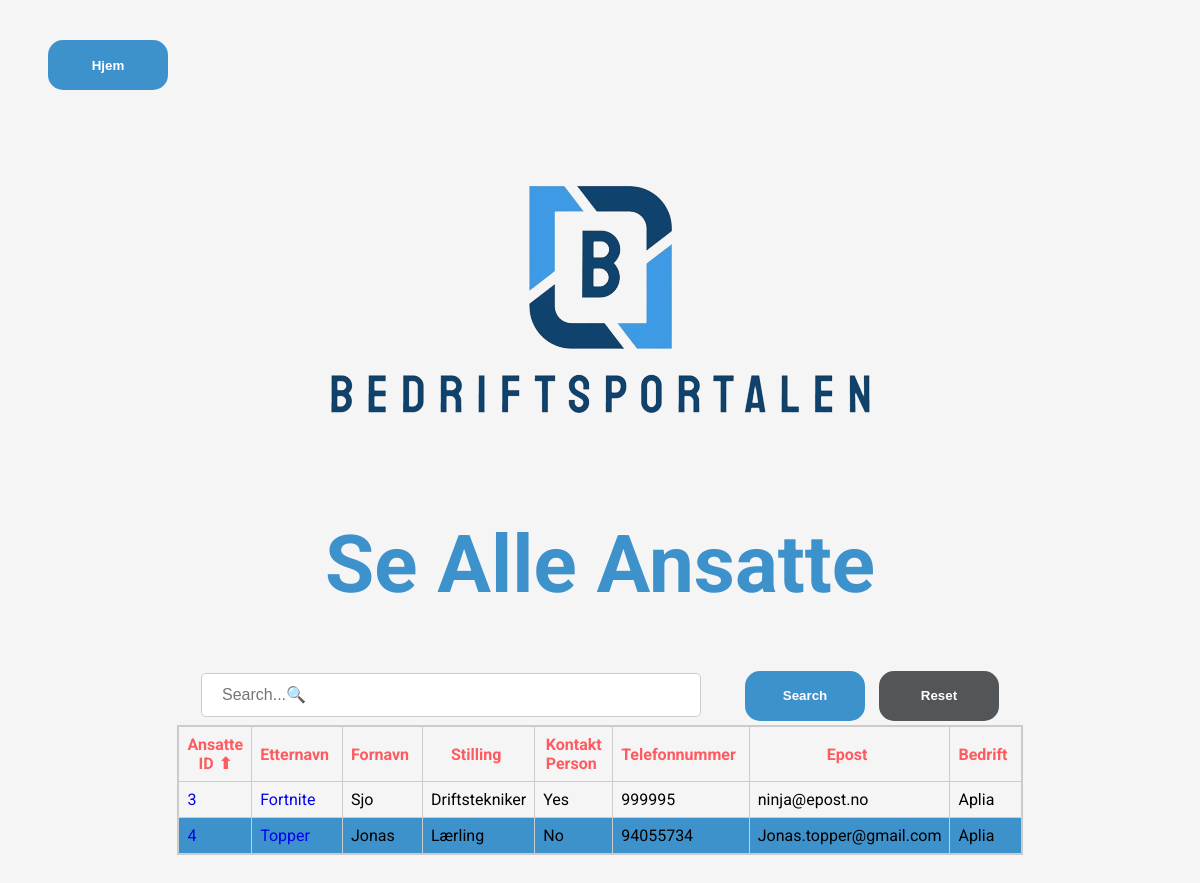
Before: /CRUD/alle_ansatte.php with the older database file.
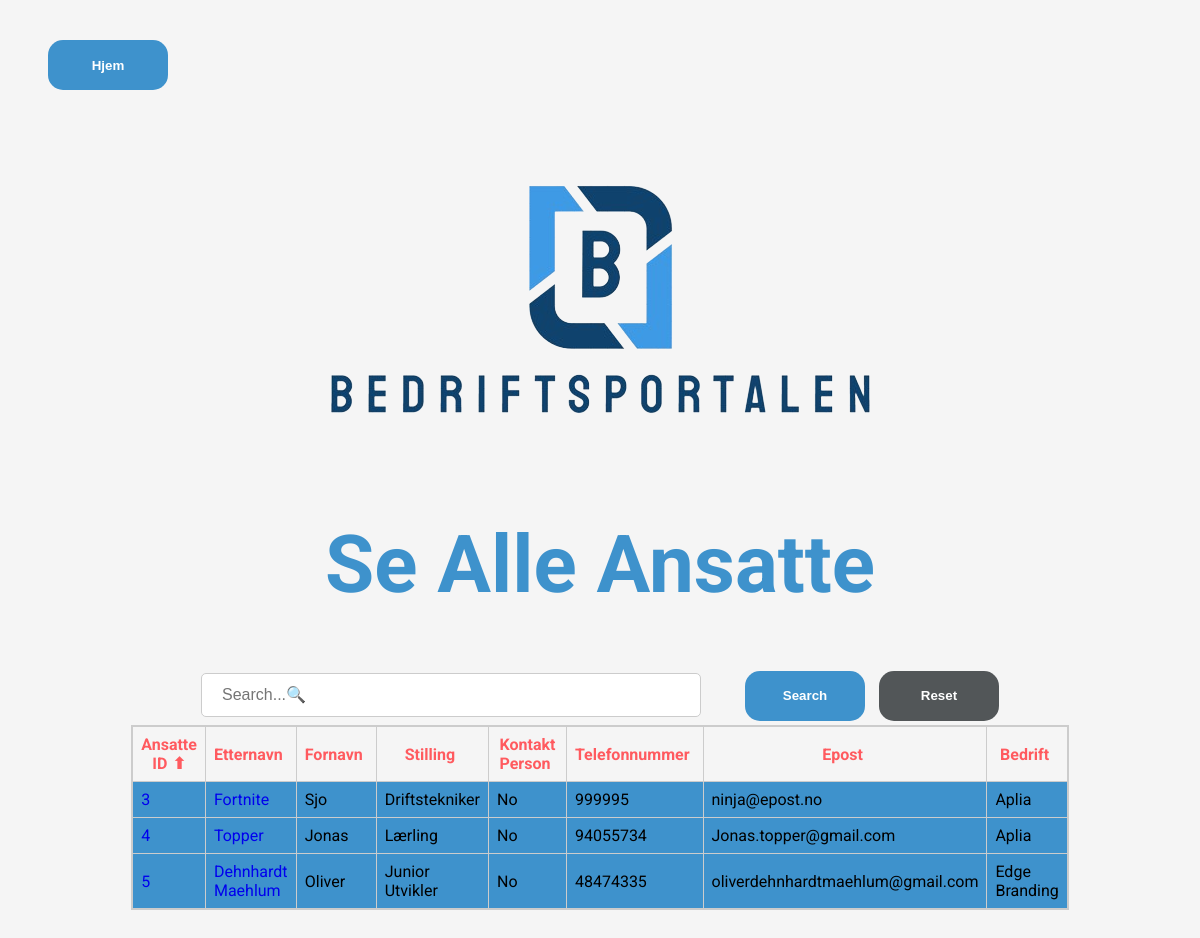
After: the same page with the newer database file.
### tables this page shows
CREATE TABLE `ansatte_tb` (
  `ansatte_id` bigint(20) UNSIGNED NOT NULL,
  `ansatte_etternavn` varchar(30) NOT NULL,
  `ansatte_fornavn` varchar(30) NOT NULL,
  `ansatte_stilling` varchar(40) NOT NULL,
  `ansatte_kontakt_person` tinyint(1) NOT NULL,
  `ansatte_tlf_nr` varchar(15) NOT NULL,
  `ansatte_epost` varchar(250) NOT NULL,
  `ansatte_bedrifts_id` bigint(20) UNSIGNED NOT NULL
);

CREATE TABLE `bedrifter_tb` (
  `bedrift_id` bigint(20) UNSIGNED NOT NULL,
  `bedrift_navn` varchar(45) NOT NULL,
  `bedrift_adresse` varchar(45) NOT NULL,
  `bedrift_org_form` varchar(45) NOT NULL,
  `bedrift_reg_dato` date DEFAULT NULL,
  `bedrift_org_nr` varchar(45) NOT NULL,
  `bedrift_beskrivelse` varchar(250) DEFAULT NULL,
  `bedrift_post_nr` varchar(4) NOT NULL,
  `bedrift_post_sted` varchar(45) NOT NULL,
  `bedrift_logo_filepath` varchar(100) DEFAULT NULL,
  `bedrift_er_kunde` tinyint(1) NOT NULL
);

### CRUD/alle_ansatte.php (the view, shortened to what this page needs)
<?php
include 'connect.php';
$sql = "SELECT a.*, b.bedrift_navn
        FROM ansatte_tb a
        LEFT JOIN bedrifter_tb b ON a.ansatte_bedrifts_id = b.bedrift_id";
$sort = isset($_GET['sort']) ? $_GET['sort'] : 'ansatte_id';
$order = isset($_GET['order']) && $_GET['order'] == 'desc' ? 'DESC' : 'ASC';
$sql .= " ORDER BY $sort $order";
$result = mysqli_query($conn, $sql);
?>
<!DOCTYPE html>
<html lang="en">
<head>
    <link rel="stylesheet" href="../stylesheets/stylesheet.css">
</head>
<body>
    <a href="../"><button type="button" class="btn">Hjem </button></a>
    <div class="logo-alle_ansatte-con">
        <img class="logo-alle_ansatte" src="../images/logo_no_slogan.png">
    </div>
    <h1>Se Alle Ansatte</h1>
    <div class="ansatte-search-box">
        <form action="alle_ansatte.php" method="GET">
            <input type="text" id="search" name="search" placeholder="Search...🔍">
            <button type="submit" class="btn">Search</button>
            <a href="alle_ansatte.php"><button class="reset-btn">Reset</button></a>
        </form>
    </div>
    <table class="all-view-table">
        <thead>
            <tr class="alle-ansatte">
                <th><a href="?sort=ansatte_id&order=<?php echo $order == 'ASC' ? 'desc' : 'asc'; ?>">Ansatte ID<span class="sort-arrow <?php echo $order == 'ASC' && $sort == 'ansatte_id' ? 'asc' : ($order == 'DESC' && $sort == 'ansatte_id' ? 'desc' : ''); ?>"></span></a></th>
                <th><a href="?sort=ansatte_etternavn&order=<?php echo $order == 'ASC' ? 'desc' : 'asc'; ?>">Etternavn</a></th>
                <th><a href="?sort=ansatte_fornavn&order=<?php echo $order == 'ASC' ? 'desc' : 'asc'; ?>">Fornavn</a></th>
                <th><a href="?sort=ansatte_stilling&order=<?php echo $order == 'ASC' ? 'desc' : 'asc'; ?>">Stilling</a></th>
                <th><a href="?sort=ansatte_kontakt_person&order=<?php echo $order == 'ASC' ? 'desc' : 'asc'; ?>">Kontakt Person</a></th>
                <th><a href="?sort=ansatte_tlf_nr&order=<?php echo $order == 'ASC' ? 'desc' : 'asc'; ?>">Telefonnummer</a></th>
                <th><a href="?sort=ansatte_epost&order=<?php echo $order == 'ASC' ? 'desc' : 'asc'; ?>">Epost</a></th>
                <th><a href="?sort=bedrift_navn&order=<?php echo $order == 'ASC' ? 'desc' : 'asc'; ?>">Bedrift</a></th>
            </tr>
        </thead>
        <tbody>
            <?php while ($row = mysqli_fetch_assoc($result)) : ?>
                <?php $ansattClass = $row['ansatte_kontakt_person'] == 1 ? 'kontakt_person_yes' : 'kontakt_person_no'; ?>
                <tr class="<?php echo $ansattClass; ?>">
                    <td><a href="Detailed-view-ansatte.php?ansatte_id=<?php echo $row['ansatte_id']; ?>"><?php echo $row['ansatte_id']; ?></a></td>
                    <td><a href="Edit-ansatt.php?ansatte_id=<?php echo $row['ansatte_id']; ?>"><?php echo $row['ansatte_etternavn']; ?></a></td>
                    <td><?php echo $row['ansatte_fornavn']; ?></td>
                    <td><?php echo $row['ansatte_stilling']; ?></td>
                    <td><?php echo $row['ansatte_kontakt_person'] ? 'Yes' : 'No'; ?></td>
                    <td><?php echo $row['ansatte_tlf_nr']; ?></td>
                    <td><?php echo $row['ansatte_epost']; ?></td>
                    <td><?php echo $row['bedrift_navn']; ?></td>
                </tr>
        </tbody>
    <?php endwhile; ?>
    </table>
</body>
</html>

Changed rows visible on the page:
changed ansatte_tb "Fortnite": ansatte_kontakt_person "Yes" → "No"
added ansatte_tb: ansatte_id "5", ansatte_etternavn "Dehnhardt Maehlum", ansatte_fornavn "Oliver", ansatte_stilling "Junior Utvikler", ansatte_kontakt_person "No", ansatte_tlf_nr "48474335", ansatte_epost "oliverdehnhardtmaehlum@gmail.com", ansatte_bedrifts.bedrift_navn "Edge Branding"
